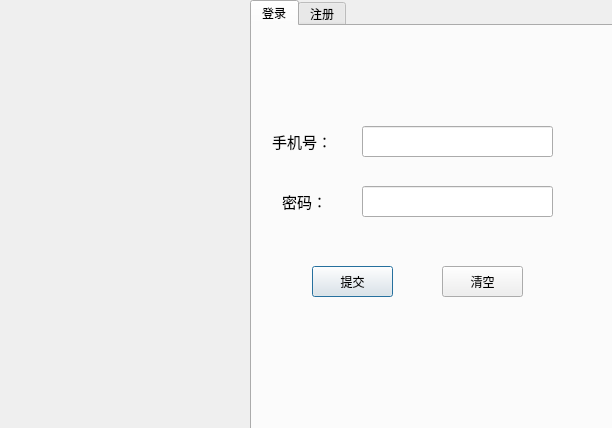
<?xml version="1.0" encoding="UTF-8"?>
<ui version="4.0">
 <class>LoginDialog</class>
 <widget class="QDialog" name="LoginDialog">
  <property name="geometry">
   <rect>
    <x>0</x>
    <y>0</y>
    <width>612</width>
    <height>428</height>
   </rect>
  </property>
  <property name="windowTitle">
   <string>Dialog</string>
  </property>
  <widget class="QLabel" name="lb_icon">
   <property name="geometry">
    <rect>
     <x>0</x>
     <y>0</y>
     <width>251</width>
     <height>431</height>
    </rect>
   </property>
   <property name="text">
    <string/>
   </property>
   <property name="pixmap">
    <pixmap resource="Resourse.qrc">:/images/register.png</pixmap>
   </property>
   <property name="scaledContents">
    <bool>true</bool>
   </property>
  </widget>
  <widget class="QTabWidget" name="tb_page">
   <property name="geometry">
    <rect>
     <x>250</x>
     <y>0</y>
     <width>371</width>
     <height>431</height>
    </rect>
   </property>
   <property name="currentIndex">
    <number>0</number>
   </property>
   <widget class="QWidget" name="page_login">
    <attribute name="title">
     <string>登录</string>
    </attribute>
    <widget class="QLabel" name="lb_tel">
     <property name="geometry">
      <rect>
       <x>20</x>
       <y>100</y>
       <width>81</width>
       <height>31</height>
      </rect>
     </property>
     <property name="font">
      <font>
       <family>仿宋</family>
       <pointsize>11</pointsize>
      </font>
     </property>
     <property name="text">
      <string>手机号：</string>
     </property>
    </widget>
    <widget class="QLineEdit" name="le_tel">
     <property name="geometry">
      <rect>
       <x>110</x>
       <y>100</y>
       <width>191</width>
       <height>31</height>
      </rect>
     </property>
     <property name="toolTip">
      <string>&lt;html&gt;&lt;head/&gt;&lt;body&gt;&lt;p&gt;合法手机号&lt;/p&gt;&lt;/body&gt;&lt;/html&gt;</string>
     </property>
    </widget>
    <widget class="QPushButton" name="pb_commit">
     <property name="geometry">
      <rect>
       <x>60</x>
       <y>240</y>
       <width>81</width>
       <height>31</height>
      </rect>
     </property>
     <property name="font">
      <font>
       <family>仿宋</family>
      </font>
     </property>
     <property name="text">
      <string>提交</string>
     </property>
    </widget>
    <widget class="QLineEdit" name="le_password">
     <property name="geometry">
      <rect>
       <x>110</x>
       <y>160</y>
       <width>191</width>
       <height>31</height>
      </rect>
     </property>
     <property name="toolTip">
      <string>&lt;html&gt;&lt;head/&gt;&lt;body&gt;&lt;p&gt;长度不超过15，只允许字母、数字、下划线的组合&lt;/p&gt;&lt;p&gt;&lt;br/&gt;&lt;/p&gt;&lt;/body&gt;&lt;/html&gt;</string>
     </property>
     <property name="echoMode">
      <enum>QLineEdit::Password</enum>
     </property>
    </widget>
    <widget class="QPushButton" name="pb_clear">
     <property name="geometry">
      <rect>
       <x>190</x>
       <y>240</y>
       <width>81</width>
       <height>31</height>
      </rect>
     </property>
     <property name="font">
      <font>
       <family>仿宋</family>
      </font>
     </property>
     <property name="text">
      <string>清空</string>
     </property>
    </widget>
    <widget class="QLabel" name="lb_password">
     <property name="geometry">
      <rect>
       <x>30</x>
       <y>160</y>
       <width>81</width>
       <height>31</height>
      </rect>
     </property>
     <property name="font">
      <font>
       <family>仿宋</family>
       <pointsize>11</pointsize>
      </font>
     </property>
     <property name="text">
      <string>密码：</string>
     </property>
    </widget>
   </widget>
   <widget class="QWidget" name="page_register">
    <attribute name="title">
     <string>注册</string>
    </attribute>
    <widget class="QLabel" name="lb_name">
     <property name="geometry">
      <rect>
       <x>20</x>
       <y>90</y>
       <width>71</width>
       <height>31</height>
      </rect>
     </property>
     <property name="font">
      <font>
       <family>仿宋</family>
       <pointsize>11</pointsize>
      </font>
     </property>
     <property name="text">
      <string>昵称：</string>
     </property>
    </widget>
    <widget class="QLabel" name="lb_tel_register">
     <property name="geometry">
      <rect>
       <x>10</x>
       <y>150</y>
       <width>61</width>
       <height>31</height>
      </rect>
     </property>
     <property name="font">
      <font>
       <family>仿宋</family>
       <pointsize>11</pointsize>
      </font>
     </property>
     <property name="text">
      <string>手机号：</string>
     </property>
    </widget>
    <widget class="QLabel" name="lb_password_register">
     <property name="geometry">
      <rect>
       <x>20</x>
       <y>210</y>
       <width>61</width>
       <height>31</height>
      </rect>
     </property>
     <property name="font">
      <font>
       <family>仿宋</family>
       <pointsize>11</pointsize>
      </font>
     </property>
     <property name="text">
      <string>密码：</string>
     </property>
    </widget>
    <widget class="QLineEdit" name="le_name">
     <property name="geometry">
      <rect>
       <x>110</x>
       <y>90</y>
       <width>191</width>
       <height>31</height>
      </rect>
     </property>
     <property name="toolTip">
      <string>&lt;html&gt;&lt;head/&gt;&lt;body&gt;&lt;p&gt;长度不能超过20，不允许有特殊字符&lt;/p&gt;&lt;/body&gt;&lt;/html&gt;</string>
     </property>
    </widget>
    <widget class="QLineEdit" name="le_tel_register">
     <property name="geometry">
      <rect>
       <x>110</x>
       <y>150</y>
       <width>191</width>
       <height>31</height>
      </rect>
     </property>
     <property name="toolTip">
      <string>&lt;html&gt;&lt;head/&gt;&lt;body&gt;&lt;p&gt;合法手机号&lt;/p&gt;&lt;/body&gt;&lt;/html&gt;</string>
     </property>
    </widget>
    <widget class="QLineEdit" name="le_password_register">
     <property name="geometry">
      <rect>
       <x>110</x>
       <y>210</y>
       <width>191</width>
       <height>31</height>
      </rect>
     </property>
     <property name="toolTip">
      <string>&lt;html&gt;&lt;head/&gt;&lt;body&gt;&lt;p&gt;长度不超过15，只允许字母、数字、下划线的组合&lt;/p&gt;&lt;/body&gt;&lt;/html&gt;</string>
     </property>
     <property name="echoMode">
      <enum>QLineEdit::Password</enum>
     </property>
    </widget>
    <widget class="QPushButton" name="pb_commit_register">
     <property name="geometry">
      <rect>
       <x>60</x>
       <y>290</y>
       <width>101</width>
       <height>31</height>
      </rect>
     </property>
     <property name="font">
      <font>
       <family>仿宋</family>
      </font>
     </property>
     <property name="text">
      <string>提交</string>
     </property>
    </widget>
    <widget class="QPushButton" name="pb_clear_register">
     <property name="geometry">
      <rect>
       <x>200</x>
       <y>290</y>
       <width>101</width>
       <height>31</height>
      </rect>
     </property>
     <property name="font">
      <font>
       <family>仿宋</family>
      </font>
     </property>
     <property name="text">
      <string>清空</string>
     </property>
    </widget>
   </widget>
  </widget>
 </widget>
 <resources>
  <include location="Resourse.qrc"/>
 </resources>
 <connections/>
</ui>
